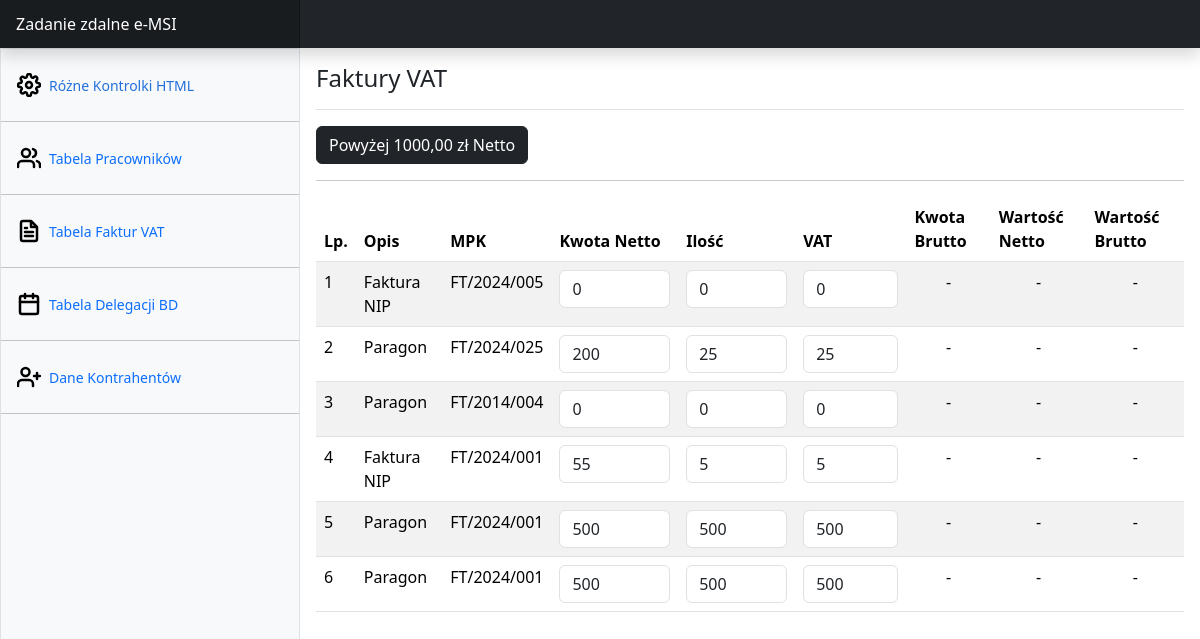
The app's page /vatinvoices.php with its own data.
### tables this page shows
CREATE TABLE `vat_invoices` (
  `id` int(11) NOT NULL,
  `description` text NOT NULL,
  `mpk` varchar(64) NOT NULL,
  `net_amount` float NOT NULL,
  `amount` int(11) NOT NULL,
  `vat` int(11) NOT NULL
);

### database/controller.php (called while the page is built, shortened)
<?php
class Controller {
    private $connection;
    public function __construct() {
        $this->connection = new Connection(Config::$mysql_host, Config::$port, Config::$username, Config::$password, Config::$database);
    }
    public function fetchInvoices()
    {
        $pdo = $this->connection->getPDO();
        $stmt = $pdo->query('SELECT * FROM vat_invoices');
        $invoices = $stmt->fetchAll(PDO::FETCH_ASSOC);
        return $invoices;
    }
}
?>

### vatinvoices.php (the view, shortened to what this page needs)
<?php
require_once './database/controller.php';
$controller = new Controller();
$invoices = $controller->fetchInvoices();
?>
<!DOCTYPE html>
<html lang="pl">
   <head>
      <link href="https://cdn.jsdelivr.net/npm/bootstrap@5.3.2/dist/css/bootstrap.min.css" rel="stylesheet">
      <link href="./css/style.css" rel="stylesheet">
   </head>
   <body>
      <body>
         <header class="navbar sticky-top bg-dark flex-md-nowrap p-0 shadow" data-bs-theme="dark">
            <a class="navbar-brand col-md-3 col-lg-3 me-0 px-3 fs-6 text-white" href="index.php">Zadanie zdalne e-MSI</a>
         </header>
         <div class="container-fluid">
            <div class="row">
            <div id="lewy" class="sidebar border border-right col-md-3 p-0 bg-body-tertiary h-100 position-fixed">
                  <div class="offcanvas-md offcanvas-end bg-body-tertiary" tabindex="-1" id="sidebarMenu" aria-labelledby="sidebarMenuLabel">
                     <div class="offcanvas-body d-md-flex flex-column p-0 pt-lg-3 overflow-y-auto">
                        <ul class="nav flex-column">
                           <li class="nav-item">
                              <a class="nav-link d-flex align-items-center gap-2 active" aria-current="page" href="controls.php">
                              Różne Kontrolki HTML
                              </a>
                           </li>
                           <hr>
                           <li class="nav-item">
                              <a class="nav-link d-flex align-items-center gap-2" href="employees.php">
                              Tabela Pracowników
                              </a>
                           </li>
                           <hr>
                           <li class="nav-item">
                              <a class="nav-link d-flex align-items-center gap-2" href="vatinvoices.php">
                              <svg xmlns="http://www.w3.org/2000/svg" width="24" height="24" viewBox="0 0 24 24" fill="none" stroke="#000000" stroke-width="2.5" stroke-linecap="round" stroke-linejoin="round"><path d="M14 2H6a2 2 0 0 0-2 2v16c0 1.1.9 2 2 2h12a2 2 0 0 0 2-2V8l-6-6z"/><path d="M14 3v5h5M16 13H8M16 17H8M10 9H8"/></svg>
                              Tabela Faktur VAT
                              </a>
                           </li>
                           <hr>
                           <li class="nav-item">
                              <a class="nav-link d-flex align-items-center gap-2" href="delegation.php">
                              Tabela Delegacji BD
                              </a>
                           </li>
                           <hr>
                           <li class="nav-item">
                              <a class="nav-link d-flex align-items-center gap-2" href="contractors.php">
                               Dane Kontrahentów
                              </a>
                           </li>
                           <hr>
                        </ul>
                     </div>
                  </div>
               </div>
               <main id="prawy" class="col-md-9 ms-sm-auto px-md-3">
                  <div class="d-flex justify-content-between flex-wrap flex-md-nowrap align-items-center pt-3 pb-2 mb-3 border-bottom">
                     <h1 class="fs-4">Faktury VAT</h1>
                  </div>
                  <button id="netto_highlight" class="btn btn-dark">Powyżej 1000,00 zł Netto</button>
                  <hr>
                  <table class="table table-striped">
                        <thead>
                           <tr>
                           <th scope="col">Lp.</th>
                           <th scope="col">Opis</th>
                           <th scope="col">MPK</th>
                           <th scope="col">Kwota Netto</th>
                           <th scope="col">Ilość</th>
                           <th scope="col">VAT</th>
                           <th scope="col">Kwota Brutto</th>
                           <th scope="col">Wartość Netto</th>
                           <th scope="col">Wartość Brutto</th>
                           </tr>
                        </thead>
                        <tbody>
                           <?php
                           foreach($invoices as $invoice) {
                              ?>
                              <tr data-index="<?=$invoice['id']?>">
                                 <td><?php echo $invoice['id'] ?></td>
                                 <td><?php echo $invoice['description'] ?></td>
                                 <td><?php echo $invoice['mpk'] ?></td>
                                 <td><input name="net_amount" oninput="updatePrice(this, <?=$invoice['id']?>)" type="text" class="form-control" value="<?php echo $invoice['net_amount'] ?>"/></td>
                                 <td><input name="amount" oninput="updatePrice(this, <?=$invoice['id']?>)" type="text" class="form-control" value="<?php echo $invoice['amount'] ?>"/></td>
                                 <td><input name="vat" oninput="updatePrice(this, <?=$invoice['id']?>)" type="text" class="form-control" value="<?php echo $invoice['vat'] ?>"/></td>
                                 <td data-id="gross_amount" class="text-center">-</td>
                                 <td data-id="net_value" class="text-center">-</td>
                                 <td data-id="gross_value" class="text-center">-</td>
                              </tr>
                              <?php
                           }
                           ?>
                        </tbody>
                     </table>
               </main>
            </div>
         </div>
      </body>
</html>

### records on screen
vat_invoices: id "1", description "Faktura NIP", mpk "FT/2024/005", net_amount "0", amount "0", vat "0"
vat_invoices: id "2", description "Paragon", mpk "FT/2024/025", net_amount "200", amount "25", vat "25"
vat_invoices: id "3", description "Paragon", mpk "FT/2014/004", net_amount "0", amount "0", vat "0"
vat_invoices: id "4", description "Faktura NIP", mpk "FT/2024/001", net_amount "55", amount "5", vat "5"
vat_invoices: id "5", description "Paragon", mpk "FT/2024/001", net_amount "500", amount "500", vat "500"
vat_invoices: id "6", description "Paragon", mpk "FT/2024/001", net_amount "500", amount "500", vat "500"
